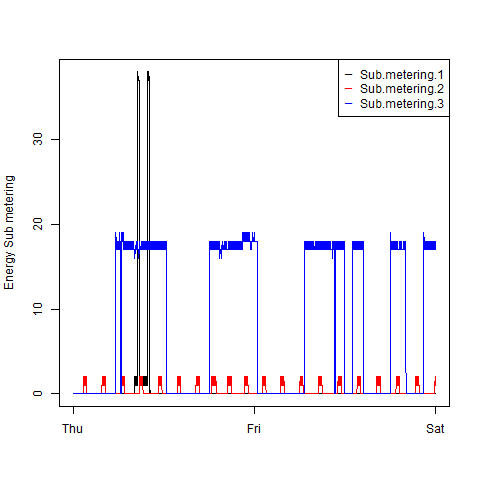

Write the R code that produced this figure.
hpc<-read.table("hpc.txt", skip = 66637,  nrow = 2879, sep =";")
names(hpc)<- c("Date","Time","Global.active.power","Global.reactive.power",
               "Voltage","Global.intensity","Sub.metering.1","Sub.metering.2","Sub.metering.3")
hpc<-unite(hpc, Datetime, Date, Time, sep=" ")

hpc$Datetime<-as.POSIXlt(hpc$Datetime, format = "%d/%m/%Y %H:%M:%S")

#PLOT 3

png(file = "Plot3.png",width = 480, height = 480,units = "px")
with(hpc,plot(Datetime,Sub.metering.1,type = "n",ann = FALSE))
with(hpc,lines(Datetime,Sub.metering.1)) 
with(hpc,lines(Datetime,Sub.metering.2,col="red")) 
with(hpc,lines(Datetime,Sub.metering.3,col="blue"))
legend("topright",pch ="_",col=c("black","red","blue"),
       legend = c("Sub.metering.1","Sub.metering.2","Sub.metering.3"))
title(ylab="Energy Sub metering")
dev.off()